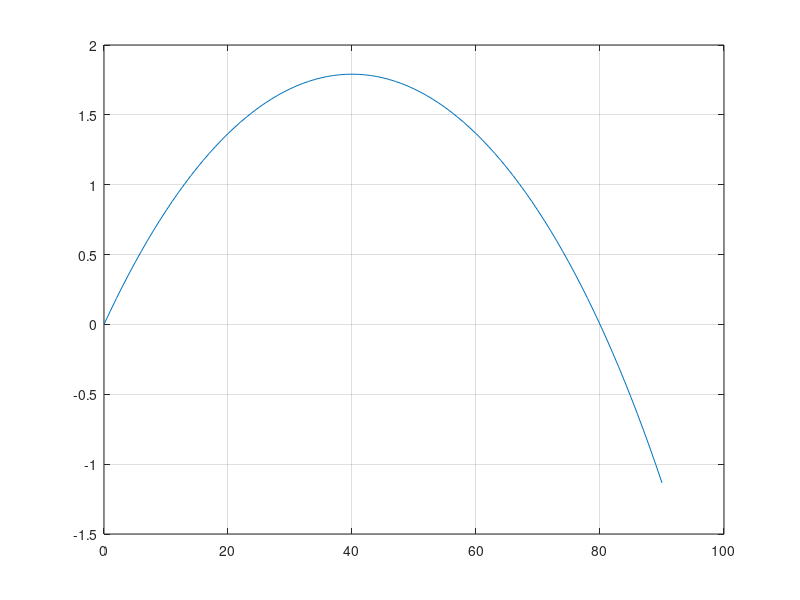
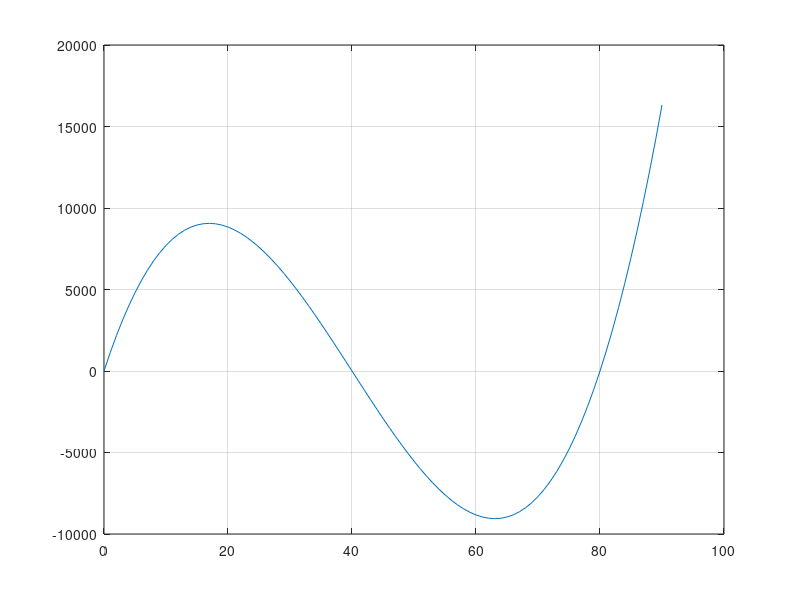

These charts were generated, in order, by the following MATLAB code:
xt(           1)=   0.000000000000000     ;
yt(           1)=   0.000000000000000     ;
Pt(           1)=   0.000000000000000     ;
xt(           2)=    1.00000000000000     ;
yt(           2)=   0.945761505452191D-001;
Pt(           2)=    1125.59826050653     ;
xt(           3)=    2.00000000000000     ;
yt(           3)=   0.186064451906225     ;
Pt(           3)=    2166.88558220600     ;
xt(           4)=    3.00000000000000     ;
yt(           4)=   0.274532218358163     ;
Pt(           4)=    3125.84992134306     ;
xt(           5)=    4.00000000000000     ;
yt(           5)=   0.360042760826139     ;
Pt(           5)=    4004.49764593124     ;
xt(           6)=    5.00000000000000     ;
yt(           6)=   0.442655664565116     ;
Pt(           6)=    4804.85221679330     ;
xt(           7)=    6.00000000000000     ;
yt(           7)=   0.522427040794031     ;
Pt(           7)=    5528.95298138009     ;
xt(           8)=    7.00000000000000     ;
yt(           8)=   0.599409755140577     ;
Pt(           8)=    6178.85406816388     ;
xt(           9)=    8.00000000000000     ;
yt(           9)=   0.673653635385622     ;
Pt(           9)=    6756.62337092698     ;
xt(          10)=    9.00000000000000     ;
yt(          10)=   0.745205660682067     ;
Pt(          10)=    7264.34161357371     ;
xt(          11)=    10.0000000000000     ;
yt(          11)=   0.814110134153422     ;
Pt(          11)=    7704.10148721706     ;
xt(          12)=    11.0000000000000     ;
yt(          12)=   0.880408840545457     ;
Pt(          12)=    8078.00685225989     ;
xt(          13)=    12.0000000000000     ;
yt(          13)=   0.944141190404102     ;
Pt(          13)=    8388.17199902800     ;
xt(          14)=    13.0000000000000     ;
yt(          14)=    1.00534435207944     ;
Pt(          14)=    8636.72096123853     ;
xt(          15)=    14.0000000000000     ;
yt(          15)=    1.06405337270516     ;
Pt(          15)=    8825.78687721838     ;
xt(          16)=    15.0000000000000     ;
yt(          16)=    1.12030128917178     ;
Pt(          16)=    8957.51139433740     ;
xt(          17)=    16.0000000000000     ;
yt(          17)=    1.17411922999767     ;
Pt(          17)=    9034.04411260169     ;
xt(          18)=    17.0000000000000     ;
yt(          18)=    1.22553650890160     ;
Pt(          18)=    9057.54206377314     ;
xt(          19)=    18.0000000000000     ;
yt(          19)=    1.27458071079272     ;
Pt(          19)=    9030.16922275019     ;
xt(          20)=    19.0000000000000     ;
yt(          20)=    1.32127777081664     ;
Pt(          20)=    8954.09604826969     ;
xt(          21)=    20.0000000000000     ;
yt(          21)=    1.36565204702784     ;
Pt(          21)=    8831.49905027502     ;
xt(          22)=    21.0000000000000     ;
yt(          22)=    1.40772638719842     ;
Pt(          22)=    8664.56038154810     ;
xt(          23)=    22.0000000000000     ;
yt(          23)=    1.44752219021956     ;
Pt(          23)=    8455.46745142527     ;
xt(          24)=    23.0000000000000     ;
yt(          24)=    1.48505946250469     ;
Pt(          24)=    8206.41255961425     ;
xt(          25)=    24.0000000000000     ;
yt(          25)=    1.52035686976059     ;
Pt(          25)=    7919.59254830367     ;
xt(          26)=    25.0000000000000     ;
yt(          26)=    1.55343178445499     ;
Pt(          26)=    7597.20847091128     ;
xt(          27)=    26.0000000000000     ;
yt(          27)=    1.58430032927514     ;
Pt(          27)=    7241.46527595413     ;
xt(          28)=    27.0000000000000     ;
yt(          28)=    1.61297741684118     ;
Pt(          28)=    6854.57150464568     ;
xt(          29)=    28.0000000000000     ;
yt(          29)=    1.63947678591071     ;
Pt(          29)=    6438.73900093247     ;
xt(          30)=    29.0000000000000     ;
yt(          30)=    1.66381103428577     ;
Pt(          30)=    5996.18263277896     ;
xt(          31)=    30.0000000000000     ;
yt(          31)=    1.68599164861101     ;
Pt(          31)=    5529.12002359373     ;
xt(          32)=    31.0000000000000     ;
yt(          32)=    1.70602903123098     ;
Pt(          32)=    5039.77129276502     ;
xt(          33)=    32.0000000000000     ;
yt(          33)=    1.72393252425571     ;
Pt(          33)=    4530.35880434012     ;
xt(          34)=    33.0000000000000     ;
yt(          34)=    1.73971043096607     ;
Pt(          34)=    4003.10692294069     ;
xt(          35)=    34.0000000000000     ;
yt(          35)=    1.75337003467950     ;
Pt(          35)=    3460.24177605573     ;
xt(          36)=    35.0000000000000     ;
yt(          36)=    1.76491761514573     ;
Pt(          36)=    2903.99102191011     ;
xt(          37)=    36.0000000000000     ;
yt(          37)=    1.77435846264312     ;
Pt(          37)=    2336.58362210473     ;
xt(          38)=    37.0000000000000     ;
yt(          38)=    1.78169688972660     ;
Pt(          38)=    1760.24961833006     ;
xt(          39)=    38.0000000000000     ;
yt(          39)=    1.78693624078991     ;
Pt(          39)=    1177.21991240054     ;
xt(          40)=    39.0000000000000     ;
yt(          40)=    1.79007889944600     ;
Pt(          40)=    589.726048934442     ;
xt(          41)=    40.0000000000000     ;
yt(          41)=    1.79112629377208     ;
Pt(          41)=   0.000000000000000     ;
xt(          42)=    41.0000000000000     ;
yt(          42)=    1.79007889944598     ;
Pt(          42)=   -589.726048934443     ;
xt(          43)=    42.0000000000000     ;
yt(          43)=    1.78693624078982     ;
Pt(          43)=   -1177.21991240055     ;
xt(          44)=    43.0000000000000     ;
yt(          44)=    1.78169688972631     ;
Pt(          44)=   -1760.24961833011     ;
xt(          45)=    44.0000000000000     ;
yt(          45)=    1.77435846264244     ;
Pt(          45)=   -2336.58362210489     ;
xt(          46)=    45.0000000000000     ;
yt(          46)=    1.76491761514439     ;
Pt(          46)=   -2903.99102191049     ;
xt(          47)=    46.0000000000000     ;
yt(          47)=    1.75337003467717     ;
Pt(          47)=   -3460.24177605653     ;
xt(          48)=    47.0000000000000     ;
yt(          48)=    1.73971043097080     ;
Pt(          48)=   -4003.10692293881     ;
xt(          49)=    48.0000000000000     ;
yt(          49)=    1.72393252425571     ;
Pt(          49)=   -4530.35880434012     ;
xt(          50)=    49.0000000000000     ;
yt(          50)=    1.70602903123098     ;
Pt(          50)=   -5039.77129276502     ;
xt(          51)=    50.0000000000000     ;
yt(          51)=    1.68599164861101     ;
Pt(          51)=   -5529.12002359373     ;
xt(          52)=    51.0000000000000     ;
yt(          52)=    1.66381103428577     ;
Pt(          52)=   -5996.18263277896     ;
xt(          53)=    52.0000000000000     ;
yt(          53)=    1.63947678591071     ;
Pt(          53)=   -6438.73900093247     ;
xt(          54)=    53.0000000000000     ;
yt(          54)=    1.61297741684118     ;
Pt(          54)=   -6854.57150464568     ;
xt(          55)=    54.0000000000000     ;
yt(          55)=    1.58430032927514     ;
Pt(          55)=   -7241.46527595413     ;
xt(          56)=    55.0000000000000     ;
yt(          56)=    1.55343178445499     ;
Pt(          56)=   -7597.20847091127     ;
xt(          57)=    56.0000000000000     ;
yt(          57)=    1.52035686976059     ;
Pt(          57)=   -7919.59254830367     ;
xt(          58)=    57.0000000000000     ;
yt(          58)=    1.48505946250469     ;
Pt(          58)=   -8206.41255961425     ;
xt(          59)=    58.0000000000000     ;
yt(          59)=    1.44752219021956     ;
Pt(          59)=   -8455.46745142527     ;
xt(          60)=    59.0000000000000     ;
yt(          60)=    1.40772638719841     ;
Pt(          60)=   -8664.56038154810     ;
xt(          61)=    60.0000000000000     ;
yt(          61)=    1.36565204702784     ;
Pt(          61)=   -8831.49905027502     ;
xt(          62)=    61.0000000000000     ;
yt(          62)=    1.32127777081664     ;
Pt(          62)=   -8954.09604826969     ;
xt(          63)=    62.0000000000000     ;
yt(          63)=    1.27458071079272     ;
Pt(          63)=   -9030.16922275019     ;
xt(          64)=    63.0000000000000     ;
yt(          64)=    1.22553650890160     ;
Pt(          64)=   -9057.54206377314     ;
xt(          65)=    64.0000000000000     ;
yt(          65)=    1.17411922999767     ;
Pt(          65)=   -9034.04411260169     ;
xt(          66)=    65.0000000000000     ;
yt(          66)=    1.12030128917178     ;
Pt(          66)=   -8957.51139433740     ;
xt(          67)=    66.0000000000000     ;
yt(          67)=    1.06405337270516     ;
Pt(          67)=   -8825.78687721838     ;
xt(          68)=    67.0000000000000     ;
yt(          68)=    1.00534435207944     ;
Pt(          68)=   -8636.72096123853     ;
xt(          69)=    68.0000000000000     ;
yt(          69)=   0.944141190404102     ;
Pt(          69)=   -8388.17199902800     ;
xt(          70)=    69.0000000000000     ;
yt(          70)=   0.880408840545457     ;
Pt(          70)=   -8078.00685225989     ;
xt(          71)=    70.0000000000000     ;
yt(          71)=   0.814110134153422     ;
Pt(          71)=   -7704.10148721706     ;
xt(          72)=    71.0000000000000     ;
yt(          72)=   0.745205660682067     ;
Pt(          72)=   -7264.34161357371     ;
xt(          73)=    72.0000000000000     ;
yt(          73)=   0.673653635385622     ;
Pt(          73)=   -6756.62337092698     ;
xt(          74)=    73.0000000000000     ;
yt(          74)=   0.599409755140577     ;
Pt(          74)=   -6178.85406816388     ;
xt(          75)=    74.0000000000000     ;
yt(          75)=   0.522427040794031     ;
Pt(          75)=   -5528.95298138009     ;
xt(          76)=    75.0000000000000     ;
yt(          76)=   0.442655664565116     ;
Pt(          76)=   -4804.85221679330     ;
xt(          77)=    76.0000000000000     ;
yt(          77)=   0.360042760826139     ;
Pt(          77)=   -4004.49764593124     ;
xt(          78)=    77.0000000000000     ;
yt(          78)=   0.274532218358163     ;
Pt(          78)=   -3125.84992134306     ;
xt(          79)=    78.0000000000000     ;
yt(          79)=   0.186064451906225     ;
Pt(          79)=   -2166.88558220600     ;
xt(          80)=    79.0000000000000     ;
yt(          80)=   0.945761505452191D-001;
Pt(          80)=   -1125.59826050653     ;
xt(          81)=    80.0000000000000     ;
yt(          81)=   0.116169339027936D-016;
Pt(          81)=   0.256654896223821D-013;
xt(          82)=    81.0000000000000     ;
yt(          82)=  -0.977356243680189D-001;
Pt(          82)=    1211.87729806067     ;
xt(          83)=    82.0000000000000     ;
yt(          83)=  -0.198706997703439     ;
Pt(          83)=    2511.98028633830     ;
xt(          84)=    83.0000000000000     ;
yt(          84)=  -0.302995423324807     ;
Pt(          84)=    3902.23242140251     ;
xt(          85)=    84.0000000000000     ;
yt(          85)=  -0.410687653026776     ;
Pt(          85)=    5384.53203080393     ;
xt(          86)=    85.0000000000000     ;
yt(          86)=  -0.521876355974615     ;
Pt(          86)=    6960.75017225430     ;
xt(          87)=    86.0000000000000     ;
yt(          87)=  -0.636660643165528     ;
Pt(          87)=    8632.72825577731     ;
xt(          88)=    87.0000000000000     ;
yt(          88)=  -0.755146655652900     ;
Pt(          88)=    10402.2753947109     ;
xt(          89)=    88.0000000000000     ;
yt(          89)=  -0.877448226205024     ;
Pt(          89)=    12271.1654454377     ;
xt(          90)=    89.0000000000000     ;
yt(          90)=   -1.00368762586055     ;
Pt(          90)=    14241.1336884519     ;
xt(          91)=    90.0000000000000     ;
yt(          91)=   -1.13399640902740     ;
Pt(          91)=    16313.8730945296     ;
figure(1), plot(xt,yt), grid
figure(2), plot(xt,Pt), grid
